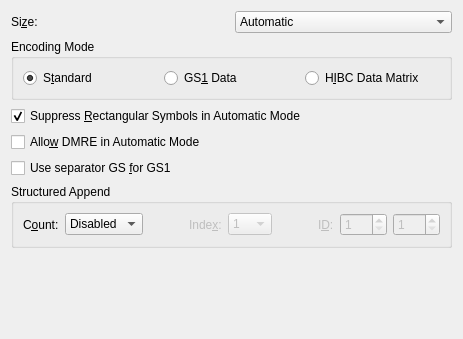
<?xml version="1.0" encoding="UTF-8"?>
<ui version="4.0">
 <class>grpDM</class>
 <widget class="QWidget" name="grpDM">
  <property name="geometry">
   <rect>
    <x>0</x>
    <y>0</y>
    <width>463</width>
    <height>339</height>
   </rect>
  </property>
  <property name="maximumSize">
   <size>
    <width>600</width>
    <height>16777215</height>
   </size>
  </property>
  <property name="windowTitle">
   <string>Form</string>
  </property>
  <layout class="QVBoxLayout" name="verticalLayout">
   <item>
    <layout class="QGridLayout" name="gridLayout">
     <item row="0" column="0">
      <widget class="QLabel" name="lblDM200Size">
       <property name="text">
        <string>Si&amp;ze:</string>
       </property>
       <property name="toolTip">
        <string>Set height and width (H x W) of symbol</string>
       </property>
       <property name="buddy">
        <cstring>cmbDM200Size</cstring>
       </property>
      </widget>
     </item>
     <item row="0" column="1">
      <widget class="QComboBox" name="cmbDM200Size">
       <property name="toolTip">
        <string>Set height and width (H x W) of symbol</string>
       </property>
       <property name="maxVisibleItems">
        <number>21</number>
       </property>
       <item>
        <property name="text">
         <string>Automatic</string>
        </property>
       </item>
       <item>
        <property name="text">
         <string>10 x 10</string>
        </property>
       </item>
       <item>
        <property name="text">
         <string>12 x 12</string>
        </property>
       </item>
       <item>
        <property name="text">
         <string>14 x 14</string>
        </property>
       </item>
       <item>
        <property name="text">
         <string>16 x 16</string>
        </property>
       </item>
       <item>
        <property name="text">
         <string>18 x 18</string>
        </property>
       </item>
       <item>
        <property name="text">
         <string>20 x 20</string>
        </property>
       </item>
       <item>
        <property name="text">
         <string>22 x 22</string>
        </property>
       </item>
       <item>
        <property name="text">
         <string>24 x 24</string>
        </property>
       </item>
       <item>
        <property name="text">
         <string>26 x 26</string>
        </property>
       </item>
       <item>
        <property name="text">
         <string>32 x 32</string>
        </property>
       </item>
       <item>
        <property name="text">
         <string>36 x 36</string>
        </property>
       </item>
       <item>
        <property name="text">
         <string>40 x 40</string>
        </property>
       </item>
       <item>
        <property name="text">
         <string>44 x 44</string>
        </property>
       </item>
       <item>
        <property name="text">
         <string>48 x 48</string>
        </property>
       </item>
       <item>
        <property name="text">
         <string>52 x 52</string>
        </property>
       </item>
       <item>
        <property name="text">
         <string>64 x 64</string>
        </property>
       </item>
       <item>
        <property name="text">
         <string>72 x 72</string>
        </property>
       </item>
       <item>
        <property name="text">
         <string>80 x 80</string>
        </property>
       </item>
       <item>
        <property name="text">
         <string>88 x 88</string>
        </property>
       </item>
       <item>
        <property name="text">
         <string>96 x 96</string>
        </property>
       </item>
       <item>
        <property name="text">
         <string>104 x 104</string>
        </property>
       </item>
       <item>
        <property name="text">
         <string>120 x 120</string>
        </property>
       </item>
       <item>
        <property name="text">
         <string>132 x 132</string>
        </property>
       </item>
       <item>
        <property name="text">
         <string>144 x 144</string>
        </property>
       </item>
       <item>
        <property name="text">
         <string>8 x 18</string>
        </property>
       </item>
       <item>
        <property name="text">
         <string>8 x 32</string>
        </property>
       </item>
       <item>
        <property name="text">
         <string>12 x 26</string>
        </property>
       </item>
       <item>
        <property name="text">
         <string>12 x 36</string>
        </property>
       </item>
       <item>
        <property name="text">
         <string>16 x 36</string>
        </property>
       </item>
       <item>
        <property name="text">
         <string>16 x 48</string>
        </property>
       </item>
       <item>
        <property name="text">
         <string>8 x 48 (DMRE)</string>
        </property>
       </item>
       <item>
        <property name="text">
         <string>8 x 64 (DMRE)</string>
        </property>
       </item>
       <item>
        <property name="text">
         <string>8 x 80 (DMRE)</string>
        </property>
       </item>
       <item>
        <property name="text">
         <string>8 x 96 (DMRE)</string>
        </property>
       </item>
       <item>
        <property name="text">
         <string>8 x 120 (DMRE)</string>
        </property>
       </item>
       <item>
        <property name="text">
         <string>8 x 144 (DMRE)</string>
        </property>
       </item>
       <item>
        <property name="text">
         <string>12 x 64 (DMRE)</string>
        </property>
       </item>
       <item>
        <property name="text">
         <string>12 x 88 (DMRE)</string>
        </property>
       </item>
       <item>
        <property name="text">
         <string>16 x 64 (DMRE)</string>
        </property>
       </item>
       <item>
        <property name="text">
         <string>20 x 36 (DMRE)</string>
        </property>
       </item>
       <item>
        <property name="text">
         <string>20 x 44 (DMRE)</string>
        </property>
       </item>
       <item>
        <property name="text">
         <string>20 x 64 (DMRE)</string>
        </property>
       </item>
       <item>
        <property name="text">
         <string>22 x 48 (DMRE)</string>
        </property>
       </item>
       <item>
        <property name="text">
         <string>24 x 48 (DMRE)</string>
        </property>
       </item>
       <item>
        <property name="text">
         <string>24 x 64 (DMRE)</string>
        </property>
       </item>
       <item>
        <property name="text">
         <string>26 x 40 (DMRE)</string>
        </property>
       </item>
       <item>
        <property name="text">
         <string>26 x 48 (DMRE)</string>
        </property>
       </item>
       <item>
        <property name="text">
         <string>26 x 64 (DMRE)</string>
        </property>
       </item>
      </widget>
     </item>
    </layout>
   </item>
   <item>
    <widget class="QGroupBox" name="groupBoxDM200EncodingMode">
     <property name="title">
      <string>Encoding Mode</string>
     </property>
     <property name="toolTip">
      <string>How to process data</string>
     </property>
     <layout class="QGridLayout" name="gridLayoutDM200EncodingMode">
      <property name="sizeConstraint">
       <enum>QLayout::SetMinimumSize</enum>
      </property>
      <item row="0" column="0">
       <widget class="QRadioButton" name="radDM200Stand">
        <property name="text">
         <string>S&amp;tandard</string>
        </property>
        <property name="toolTip">
         <string>Process data as normal</string>
        </property>
        <property name="checked">
         <bool>true</bool>
        </property>
       </widget>
      </item>
      <item row="0" column="1">
       <widget class="QRadioButton" name="radDM200GS1">
        <property name="text">
         <string>GS&amp;1 Data</string>
        </property>
        <property name="toolTip">
         <string>Process data as GS1 General Specifications data,
formatted with Application Identifiers (AIs)</string>
        </property>
       </widget>
      </item>
      <item row="0" column="2">
       <widget class="QRadioButton" name="radDM200HIBC">
        <property name="text">
         <string>H&amp;IBC Data Matrix</string>
        </property>
        <property name="toolTip">
         <string>Process data as a Health Industry Barcode (HIBC)
Labeler Identification Code (LIC)
For Provider Applications Standard (PAS), preface
the data with a slash &quot;/&quot;</string>
        </property>
       </widget>
      </item>
     </layout>
    </widget>
   </item>
   <item>
    <widget class="QCheckBox" name="chkDMRectangle">
     <property name="text">
      <string>Suppress &amp;Rectangular Symbols in Automatic Mode</string>
     </property>
     <property name="toolTip">
      <string>Only consider square versions on automatic symbol
size selection
(ignored if disabled)</string>
     </property>
     <property name="checked">
      <bool>true</bool>
     </property>
    </widget>
   </item>
   <item>
    <widget class="QCheckBox" name="chkDMRE">
     <property name="text">
      <string>Allo&amp;w DMRE in Automatic Mode</string>
     </property>
     <property name="toolTip">
      <string>Consider DMRE versions on automatic symbol
size selection
(ignored if disabled)</string>
     </property>
     <property name="checked">
      <bool>false</bool>
     </property>
    </widget>
   </item>
   <item>
    <widget class="QCheckBox" name="chkDMGSSep">
     <property name="text">
      <string>Use separator GS &amp;for GS1</string>
     </property>
     <property name="toolTip">
      <string>Use Group Separator (ASCII 0x1D) to separate GS1 AIs
instead of the preferred FNC1
(ignored if disabled)</string>
     </property>
     <property name="checked">
      <bool>false</bool>
     </property>
    </widget>
   </item>
   <item>
    <widget class="QGroupBox" name="groupBoxDMStructApp">
     <property name="title">
      <string>Structured Append</string>
     </property>
     <property name="toolTip">
      <string>Data Matrix supports Structured Append of up to
16 symbols</string>
     </property>
     <layout class="QGridLayout" name="gridLayoutDMStructApp">
      <item row="0" column="0">
       <widget class="QLabel" name="lblDMStructAppCount">
        <property name="text">
         <string>C&amp;ount:</string>
        </property>
        <property name="alignment">
         <set>Qt::AlignLeft|Qt::AlignLeading|Qt::AlignVCenter</set>
        </property>
        <property name="buddy">
         <cstring>cmbDMStructAppCount</cstring>
        </property>
        <property name="toolTip">
         <string>Mark symbol as part of a Structured Append sequence
containing a total of this number of symbols
Value ranges from 2 to 16</string>
        </property>
       </widget>
      </item>
      <item row="0" column="1">
       <widget class="QComboBox" name="cmbDMStructAppCount">
        <property name="sizePolicy">
         <sizepolicy hsizetype="Preferred" vsizetype="Fixed">
          <horstretch>0</horstretch>
          <verstretch>0</verstretch>
         </sizepolicy>
        </property>
        <property name="toolTip">
         <string>Mark symbol as part of a Structured Append sequence
containing a total of this number of symbols
Value ranges from 2 to 16</string>
        </property>
        <item>
         <property name="text">
          <string>Disabled</string>
         </property>
        </item>
        <item>
         <property name="text">
          <string>2</string>
         </property>
        </item>
        <item>
         <property name="text">
          <string>3</string>
         </property>
        </item>
        <item>
         <property name="text">
          <string>4</string>
         </property>
        </item>
        <item>
         <property name="text">
          <string>5</string>
         </property>
        </item>
        <item>
         <property name="text">
          <string>6</string>
         </property>
        </item>
        <item>
         <property name="text">
          <string>7</string>
         </property>
        </item>
        <item>
         <property name="text">
          <string>8</string>
         </property>
        </item>
        <item>
         <property name="text">
          <string>9</string>
         </property>
        </item>
        <item>
         <property name="text">
          <string>10</string>
         </property>
        </item>
        <item>
         <property name="text">
          <string>11</string>
         </property>
        </item>
        <item>
         <property name="text">
          <string>12</string>
         </property>
        </item>
        <item>
         <property name="text">
          <string>13</string>
         </property>
        </item>
        <item>
         <property name="text">
          <string>14</string>
         </property>
        </item>
        <item>
         <property name="text">
          <string>15</string>
         </property>
        </item>
        <item>
         <property name="text">
          <string>16</string>
         </property>
        </item>
       </widget>
      </item>
      <item row="0" column="2">
       <spacer name="spacerDMStructApp2">
        <property name="orientation">
         <enum>Qt::Horizontal</enum>
        </property>
        <property name="sizeHint">
         <size>
          <width>10</width>
          <height>20</height>
         </size>
        </property>
       </spacer>
	  </item>
      <item row="0" column="3">
       <widget class="QLabel" name="lblDMStructAppIndex">
        <property name="enabled">
         <bool>false</bool>
        </property>
        <property name="text">
         <string>Inde&amp;x:</string>
        </property>
        <property name="alignment">
         <set>Qt::AlignLeft|Qt::AlignLeading|Qt::AlignVCenter</set>
        </property>
        <property name="buddy">
         <cstring>cmbDMStructAppIndex</cstring>
        </property>
        <property name="toolTip">
         <string>Position of symbol in Structured Append sequence
Value ranges from 1 to count
(ignored if disabled)</string>
        </property>
       </widget>
      </item>
      <item row="0" column="4">
       <widget class="QComboBox" name="cmbDMStructAppIndex">
        <property name="enabled">
         <bool>false</bool>
        </property>
        <property name="sizePolicy">
         <sizepolicy hsizetype="Preferred" vsizetype="Fixed">
          <horstretch>0</horstretch>
          <verstretch>0</verstretch>
         </sizepolicy>
        </property>
        <property name="toolTip">
         <string>Position of symbol in Structured Append sequence
Value ranges from 1 to count
(ignored if disabled)</string>
        </property>
        <item>
         <property name="text">
          <string>1</string>
         </property>
        </item>
        <item>
         <property name="text">
          <string>2</string>
         </property>
        </item>
        <item>
         <property name="text">
          <string>3</string>
         </property>
        </item>
        <item>
         <property name="text">
          <string>4</string>
         </property>
        </item>
        <item>
         <property name="text">
          <string>5</string>
         </property>
        </item>
        <item>
         <property name="text">
          <string>6</string>
         </property>
        </item>
        <item>
         <property name="text">
          <string>7</string>
         </property>
        </item>
        <item>
         <property name="text">
          <string>8</string>
         </property>
        </item>
        <item>
         <property name="text">
          <string>9</string>
         </property>
        </item>
        <item>
         <property name="text">
          <string>10</string>
         </property>
        </item>
        <item>
         <property name="text">
          <string>11</string>
         </property>
        </item>
        <item>
         <property name="text">
          <string>12</string>
         </property>
        </item>
        <item>
         <property name="text">
          <string>13</string>
         </property>
        </item>
        <item>
         <property name="text">
          <string>14</string>
         </property>
        </item>
        <item>
         <property name="text">
          <string>15</string>
         </property>
        </item>
        <item>
         <property name="text">
          <string>16</string>
         </property>
        </item>
       </widget>
      </item>
      <item row="0" column="5">
       <spacer name="spacerDMStructApp5">
        <property name="orientation">
         <enum>Qt::Horizontal</enum>
        </property>
        <property name="sizeHint">
         <size>
          <width>10</width>
          <height>20</height>
         </size>
        </property>
       </spacer>
	  </item>
      <item row="0" column="6">
       <widget class="QLabel" name="lblDMStructAppID">
        <property name="enabled">
         <bool>false</bool>
        </property>
        <property name="toolTip">
         <string>File IDs to indicate that symbols belong to
the same Structured Append sequence
Value of each ID ranges from 1 to 254
(ignored if disabled)</string>
        </property>
        <property name="text">
         <string>I&amp;D:</string>
        </property>
        <property name="alignment">
         <set>Qt::AlignLeft|Qt::AlignLeading|Qt::AlignVCenter</set>
        </property>
        <property name="buddy">
         <cstring>spnDMStructAppID</cstring>
        </property>
       </widget>
      </item>
      <item row="0" column="7">
       <widget class="QSpinBox" name="spnDMStructAppID">
        <property name="enabled">
         <bool>false</bool>
        </property>
        <property name="toolTip">
         <string>File ID1 to indicate that symbols belong to
the same Structured Append sequence
Value ranges from 1 to 254
(ignored if disabled)</string>
        </property>
        <property name="minimum">
         <number>1</number>
        </property>
        <property name="maximum">
         <number>254</number>
        </property>
        <property name="value">
         <number>1</number>
        </property>
       </widget>
      </item>
      <item row="0" column="8">
       <widget class="QSpinBox" name="spnDMStructAppID2">
        <property name="enabled">
         <bool>false</bool>
        </property>
        <property name="toolTip">
         <string>File ID2 to indicate that symbols belong to
the same Structured Append sequence
Value ranges from 1 to 254
(ignored if disabled)</string>
        </property>
        <property name="minimum">
         <number>1</number>
        </property>
        <property name="maximum">
         <number>254</number>
        </property>
        <property name="value">
         <number>1</number>
        </property>
       </widget>
      </item>
     </layout>
    </widget>
   </item>
   <item>
    <spacer name="verticalSpacer">
     <property name="orientation">
      <enum>Qt::Vertical</enum>
     </property>
     <property name="sizeHint" stdset="0">
      <size>
       <width>20</width>
       <height>0</height>
      </size>
     </property>
    </spacer>
   </item>
  </layout>
 </widget>
 <resources/>
 <connections/>
</ui>
